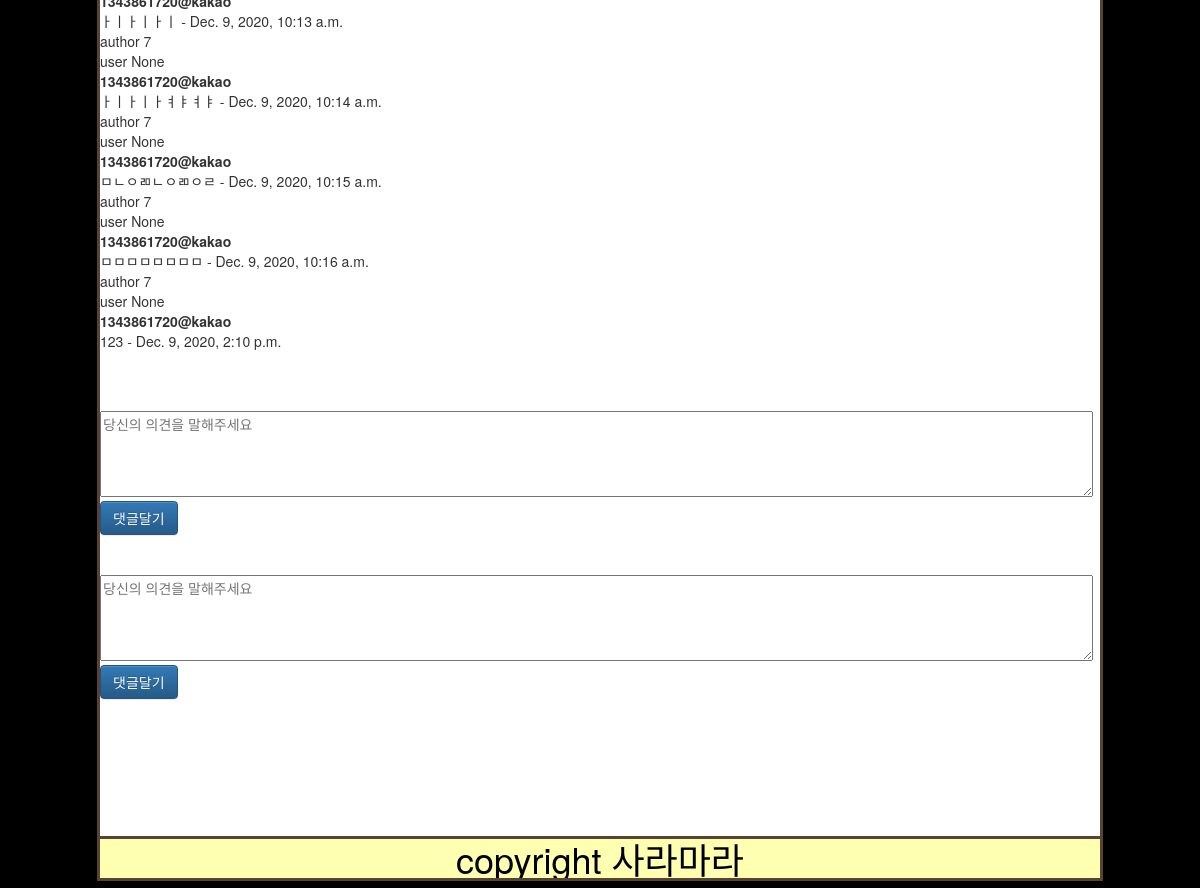
/83/ (lower part), run on an earlier commit of the app's database.
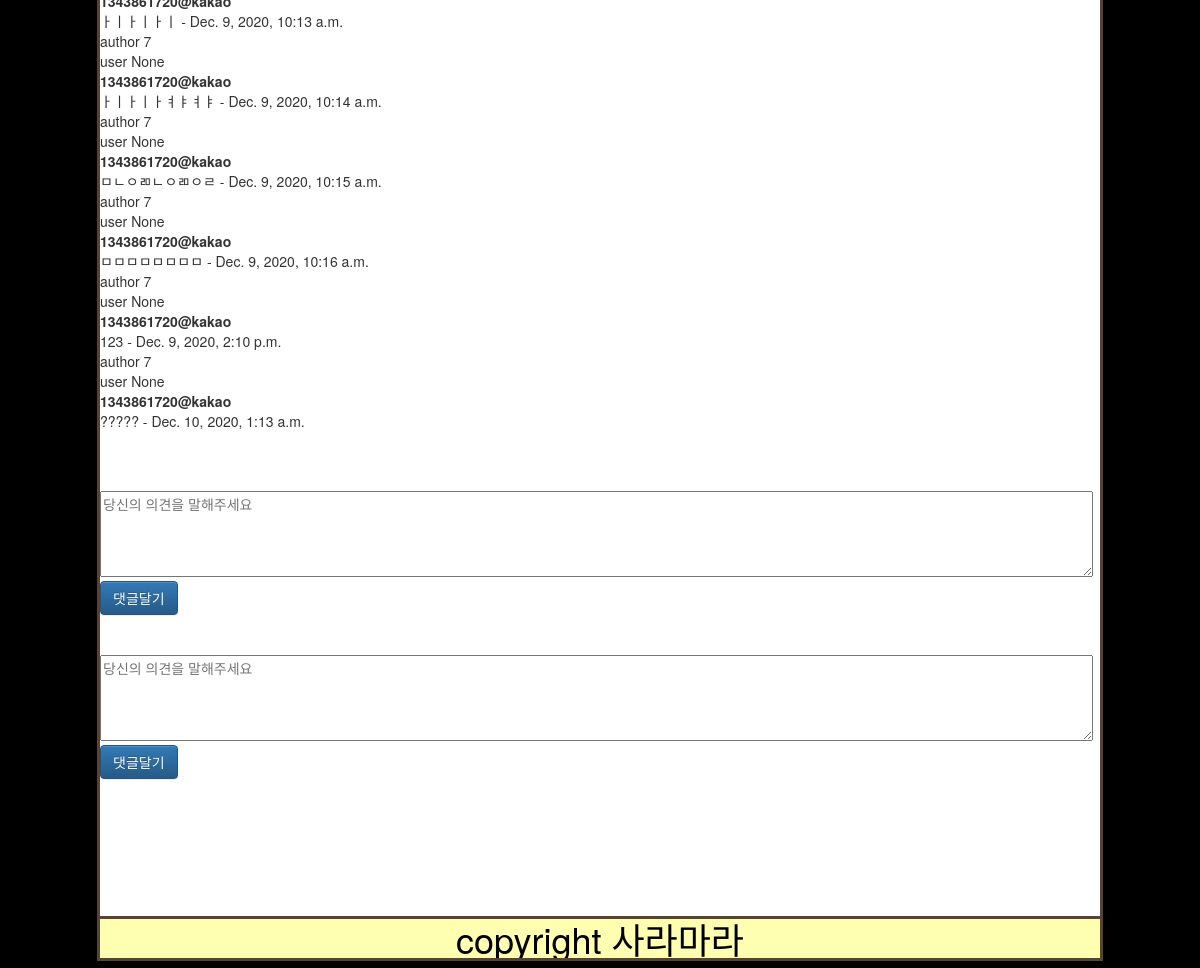
And on a later commit of the database.
### posts/models.py (models this page shows)
class Comment(models.Model):
    post = models.ForeignKey(Post, on_delete=models.CASCADE)
    author = models.ForeignKey(
        settings.AUTH_USER_MODEL, on_delete=models.CASCADE)
    text = models.CharField(max_length=200)
    created_date = models.DateTimeField(default=timezone.now)
    class Meta:
        ordering = ['created_date']

class User(AbstractUser):
    kakao_unique_id = models.CharField(
        max_length=128, blank=True, null=True, default="")
    kakao_access_token = models.CharField(
        max_length=128, blank=True, null=True, default="")
    gender = models.CharField(
        max_length=128, blank=True, null=True, default="")
    email = models.EmailField(
        max_length=128, blank=True, null=True, default="")
    birthday = models.CharField(
        max_length=128, blank=True, null=True, default="0101")
    birthyear = models.CharField(
        max_length=128, blank=True, null=True, default=str(randint(1950, 2010)))

### posts/views.py (the view, shortened to what this page needs)
# urls.py: path('<int:pk>/', views.DetailView.as_view(), name='detail'),
class DetailView(generic.DetailView, View):
    model = Post
    form_class = PostForm
    def get(self, request, pk, *args, **kwargs):
        self.object = self.get_object()
        context = self.get_context_data(object=self.object)
        context['comment'] = self.object.comment_set.all()
        if len(request.GET):
            comment_input = request.GET["comment_input"]
            print(comment_input)
            user = request.user
            print(user)
            self.add_comment(user, comment_input)
        self.object.view_cnt = self.object.view_cnt + 1
        self.object.save()
        return render(request, 'posts/detail.html', context=context, content_type=None, status=None, using=None)

### posts/context_processors.py (called while the page is built)
def kakao_login_key(request):
    return {'javascript_sdk_key': str(secrets["kakao"]["javascript_key"])}

### posts/templates/posts/detail.html (shortened to what this page needs)
{% extends 'posts/base.html' %} {% block content %} {% load static %}
<br />
<br />
<br />
<br />
<div>
  {% for element in comment %} author {{element.author.id}} <br />
  user {{user.id}} <br />
  <strong>{{element.author}}</strong> <br />
  {{element.text}} - {{element.created_date}} <br />
   {% empty %}
  <p>No comments here yet :(</p>
  {% endfor %}
  <br />
  <br />
  <br />
  {% if user.is_authenticated %}
  <h1>댓글작성창</h1>
  <form method="POST" action=".">
    {% csrf_token %}
    <textarea
      rows="4"
      cols="130"
      name="add_comment"
      placeholder="당신의 의견을 말해주세요"
    ></textarea>
    <br />
    <input
      type="submit"
      name="add_comment_button"
      value="댓글달기"
      class="btn btn-primary"
    />
  </form>
  {% else %}
  <form method="POST" action="{% url 'posts:signin' %}">
    <textarea
      id="comment_input"
      rows="4"
      cols="130"
      name="add_comment"
      placeholder="당신의 의견을 말해주세요"
    ></textarea>
    <br />
    <input
      id="add_comment_button"
      type="submit"
      name="add_comment_button"
      value="댓글달기"
      class="btn btn-primary"
    />
  </form>
  {% endif %}
  <br />
  <br />
  <textarea
    id="comment_input"
    rows="4"
    cols="130"
    name="add_comment"
    placeholder="당신의 의견을 말해주세요"
  ></textarea>
  <br />
  <input
    id="add_comment_button"
    type="submit"
    name="add_comment_button"
    value="댓글달기"
    class="btn btn-primary"
  />
  <br />
  <br />
  <br />
  <br />
  <br />
  <br />
  <br />
</div>
{% endblock %}

### posts/templates/posts/base.html (shortened to what this page needs)
<!DOCTYPE html>
<html>
  <head>
    {% load static %}
    <link
      rel="stylesheet"
      type="text/css"
      href="{% static 'posts/style.css' %}"
    />
    <link
      rel="stylesheet"
      href="//maxcdn.bootstrapcdn.com/bootstrap/3.2.0/css/bootstrap.min.css"
    />
    <link
      rel="stylesheet"
      href="//maxcdn.bootstrapcdn.com/bootstrap/3.2.0/css/bootstrap-theme.min.css"
    />
  </head>
  <body style="background-color: black;">
    <div class="mylayout" style="background-color: white;">
      {% block content %}
      {% endblock %}
      <footer>
        <h1>copyright 사라마라</h1>
      </footer>
    </div>
  </body>
</html>

### posts/static/posts/style.css (style rules this page uses)
body { display: block; margin: 1%; background-color: #000000; }
h1 { outline-style: solid; outline-color: #594231; background-color: #ffffb1; display: block; font-size: 2em; margin: 0 auto; }
.mylayout { outline-style: solid; outline-color: #594231; position: relative; width: 100%; max-width: 1000px; margin: 0 auto; }
footer { outline-style: solid; outline-color: #594231; text-align: center; font-size: 20px; color: black; position: relative; width: 100%; max-width: 1000px; margin: auto; z-index: 1; }

What changed in the data, as far as the page shows it:
added Comment: author.id "7", id "None", author "1343861720@kakao", text "?????", created_date "Dec. 10, 2020, 1:13 a.m."
